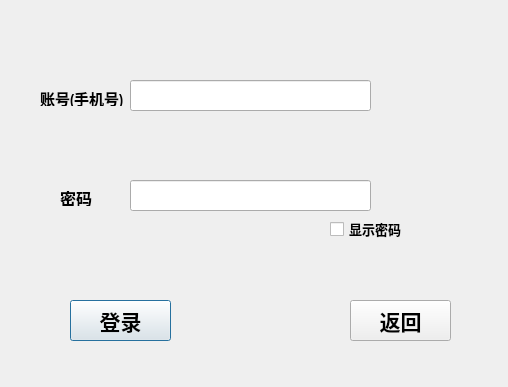
<?xml version="1.0" encoding="UTF-8"?>
<ui version="4.0">
 <class>login</class>
 <widget class="QDialog" name="login">
  <property name="geometry">
   <rect>
    <x>0</x>
    <y>0</y>
    <width>508</width>
    <height>387</height>
   </rect>
  </property>
  <property name="windowTitle">
   <string>Dialog</string>
  </property>
  <widget class="QPushButton" name="start">
   <property name="geometry">
    <rect>
     <x>70</x>
     <y>300</y>
     <width>101</width>
     <height>41</height>
    </rect>
   </property>
   <property name="font">
    <font>
     <family>Bahnschrift Condensed</family>
     <pointsize>16</pointsize>
     <weight>75</weight>
     <bold>true</bold>
    </font>
   </property>
   <property name="text">
    <string>登录</string>
   </property>
  </widget>
  <widget class="QPushButton" name="Return">
   <property name="geometry">
    <rect>
     <x>350</x>
     <y>300</y>
     <width>101</width>
     <height>41</height>
    </rect>
   </property>
   <property name="font">
    <font>
     <family>Bahnschrift Condensed</family>
     <pointsize>16</pointsize>
     <weight>75</weight>
     <bold>true</bold>
    </font>
   </property>
   <property name="text">
    <string>返回</string>
   </property>
  </widget>
  <widget class="QCheckBox" name="show_password">
   <property name="geometry">
    <rect>
     <x>330</x>
     <y>220</y>
     <width>73</width>
     <height>18</height>
    </rect>
   </property>
   <property name="font">
    <font>
     <family>Agency FB</family>
     <pointsize>10</pointsize>
     <weight>75</weight>
     <bold>true</bold>
    </font>
   </property>
   <property name="text">
    <string>显示密码</string>
   </property>
  </widget>
  <widget class="QLineEdit" name="account">
   <property name="geometry">
    <rect>
     <x>130</x>
     <y>80</y>
     <width>241</width>
     <height>31</height>
    </rect>
   </property>
   <property name="font">
    <font>
     <family>Arial</family>
     <pointsize>14</pointsize>
     <weight>75</weight>
     <bold>true</bold>
    </font>
   </property>
  </widget>
  <widget class="QLineEdit" name="password">
   <property name="geometry">
    <rect>
     <x>130</x>
     <y>180</y>
     <width>241</width>
     <height>31</height>
    </rect>
   </property>
   <property name="font">
    <font>
     <family>Arial</family>
     <pointsize>14</pointsize>
     <weight>75</weight>
     <bold>true</bold>
    </font>
   </property>
   <property name="echoMode">
    <enum>QLineEdit::Password</enum>
   </property>
  </widget>
  <widget class="QLabel" name="label">
   <property name="geometry">
    <rect>
     <x>40</x>
     <y>90</y>
     <width>91</width>
     <height>16</height>
    </rect>
   </property>
   <property name="font">
    <font>
     <family>Arial Narrow</family>
     <pointsize>11</pointsize>
     <weight>75</weight>
     <bold>true</bold>
    </font>
   </property>
   <property name="text">
    <string>账号(手机号)</string>
   </property>
  </widget>
  <widget class="QLabel" name="label_2">
   <property name="geometry">
    <rect>
     <x>60</x>
     <y>190</y>
     <width>41</width>
     <height>16</height>
    </rect>
   </property>
   <property name="font">
    <font>
     <family>Arial Black</family>
     <pointsize>12</pointsize>
     <weight>75</weight>
     <bold>true</bold>
    </font>
   </property>
   <property name="text">
    <string>密码</string>
   </property>
  </widget>
 </widget>
 <resources/>
 <connections/>
</ui>
